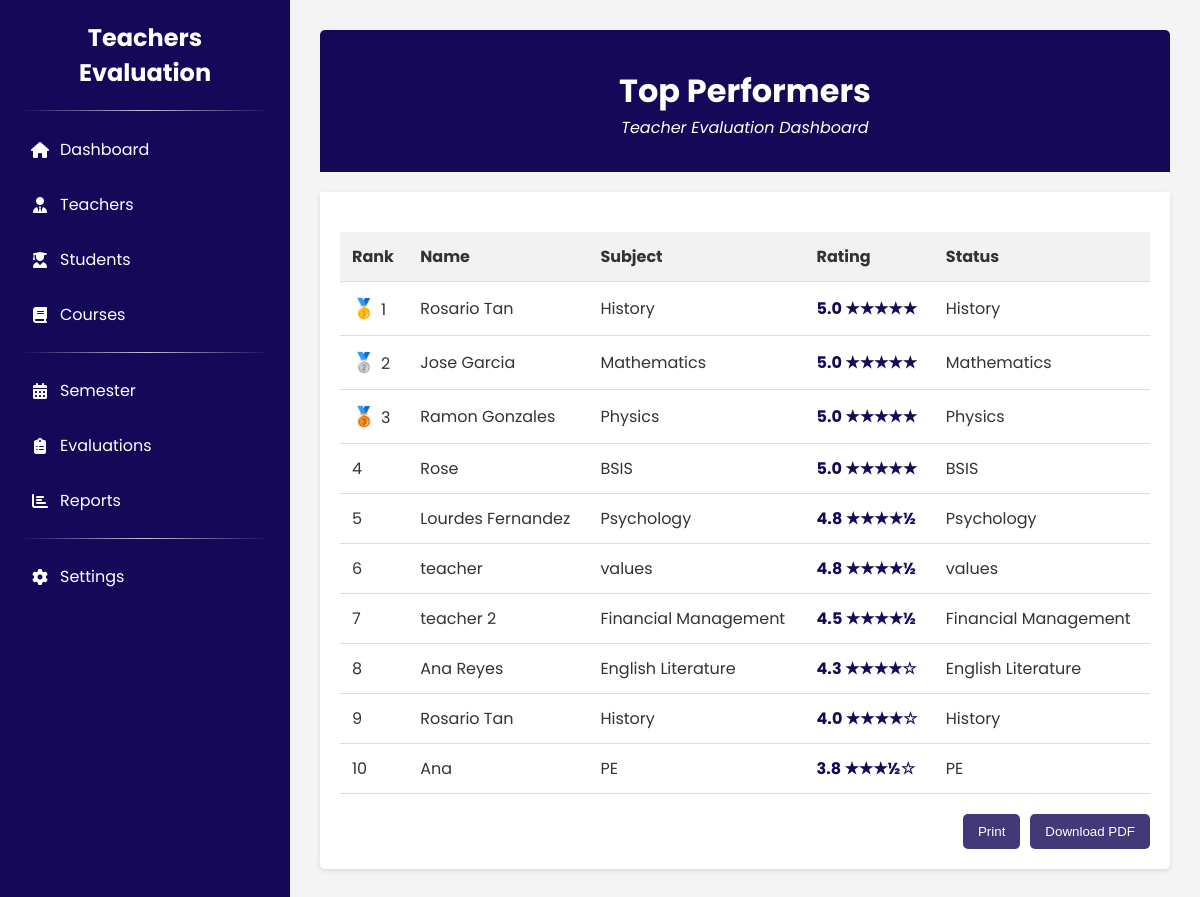
The page /admin/evaluation_top_ratings.php on the database its author committed.
### tables this page shows
CREATE TABLE `teachers` (
  `id` int(11) NOT NULL,
  `name` varchar(100) NOT NULL,
  `subject` varchar(50) NOT NULL,
  `username` varchar(100) NOT NULL,
  `password` varchar(100) NOT NULL,
  `role` varchar(100) NOT NULL,
  `rating` decimal(3,1) NOT NULL
);

### admin/evaluation_top_ratings.php (the view, shortened to what this page needs)
<?php
include '../connection/conn.php';
$query = "SELECT id, name, subject, rating FROM teachers ORDER BY rating DESC";
$result = $conn->query($query);
$top_teachers = [];
while ($row = $result->fetch_assoc()) {
    $top_teachers[] = $row;
}
function renderStars($rating) {
    $fullStars = floor($rating);
    $halfStar = $rating - $fullStars >= 0.5;
    $emptyStars = 5 - $fullStars - ($halfStar ? 1 : 0);
    $stars = str_repeat("★", $fullStars);
    $stars .= $halfStar ? "½" : "";
    $stars .= str_repeat("☆", $emptyStars);
    return $stars;
}
function getMedalEmoji($rank) {
    if ($rank === 1) return '<span class="medal gold">🥇</span>';
    if ($rank === 2) return '<span class="medal silver">🥈</span>';
    if ($rank === 3) return '<span class="medal bronze">🥉</span>';
    return '';
}
?>
<!DOCTYPE html>
<html lang="en">
<head>
    <link rel="stylesheet" href="https://cdnjs.cloudflare.com/ajax/libs/font-awesome/6.4.0/css/all.min.css">
</head>
<body>
    <div class="container">
        <div class="sidebar">
            <div class="logo">Teachers Evaluation</div>
            <hr class="sidebar-divider">
            <ul class="nav-menu">
                <li class="nav-item">
                    <a href="maindashboard.php" class="nav-link">
                        <i class="fas fa-home"></i>
                        <span>Dashboard</span>
                    </a>
                </li>
                <li class="nav-item">
                    <a href="teachers.php" class="nav-link">
                        <i class="fas fa-user-tie"></i>
                        <span>Teachers</span>
                    </a>
                </li>
                <li class="nav-item">
                    <a href="student.php" class="nav-link">
                        <i class="fas fa-user-graduate"></i>
                        <span>Students</span>
                    </a>
                </li>
                <li class="nav-item">
                    <a href="courses.php" class="nav-link">
                        <i class="fas fa-book"></i>
                        <span>Courses</span>
                    </a>
                </li>
                <hr class="sidebar-divider">
                <li class="nav-item">
                    <a href="semester.php" class="nav-link">
                        <i class="fas fa-calendar-alt"></i>
                        <span>Semester</span>
                    </a>
                </li>
                <li class="nav-item">
                    <a href="evaluation_top_ratings.php" class="nav-link">
                        <i class="fas fa-clipboard-list"></i>
                        <span>Evaluations</span>
                    </a>
                </li>
                <li class="nav-item">
                    <a href="report.php" class="nav-link">
                        <i class="fas fa-chart-bar"></i>
                        <span>Reports</span>
                    </a>
                </li>
                <hr class="sidebar-divider">
                <li class="nav-item">
                    <a href="settings.php" class="nav-link">
                        <i class="fas fa-cog"></i>
                        <span>Settings</span>
                    </a>
                </li>
            </ul>
        </div>
        <div class="main-content">
            <header>
                <h1>Top Performers</h1>
                <p class="subtitle">Teacher Evaluation Dashboard</p>
            </header>
            <div class="evaluation-card">
                <table id="teacherTable">
                    <thead>
                        <tr>
                            <th>Rank</th>
                            <th>Name</th>
                            <th>Subject</th>
                            <th>Rating</th>
                            <th>Status</th>
                        </tr>
                    </thead>
                    <tbody>
                        <?php
                        foreach ($top_teachers as $index => $teacher) {
                            $rank = $index + 1;
                            echo "<tr>";
                            echo "<td>" . getMedalEmoji($rank) . $rank . "</td>";
                            echo "<td>" . htmlspecialchars($teacher['name']) . "</td>";
                            echo "<td>" . htmlspecialchars($teacher['subject']) . "</td>";
                            echo "<td class='rating'>" . number_format($teacher['rating'], 1) . " " . renderStars($teacher['rating']) . "</td>";
                            echo "<td>" . htmlspecialchars($teacher['subject']) . "</td>";
                            echo "</tr>";
                        }
                        ?>
                    </tbody>
                </table>
                <div class="action-buttons">
                    <button onclick="window.print()" class="btn">Print</button>
                    <form method="post" style="display: inline;">
                        <button type="submit" name="download_pdf" class="btn">Download PDF</button>
                    </form>
                </div>
            </div>
        </div>
    </div>
</body>
</html>

### admin/evaluation_top_ratings.php (style rules this page uses)
:root { --primary-color: #160859; --secondary-color: #433878; --background-color: #f4f4f4; --text-color: #333; --accent-color: #e74c3c; }
body { font-family: 'Poppins', sans-serif; color: var(--text-color); margin: 0; padding: 0; background-color: var(--background-color); }
.container { display: flex; min-height: 100vh; }
.sidebar { width: 250px; background-color: var(--primary-color); color: white; padding: 20px; overflow-y: auto; }
.main-content { flex: 1; padding: 30px; overflow-y: auto; }
header { background-color: var(--primary-color); color: white; text-align: center; padding: 1rem; border-radius: 5px 5px 0 0; }
h1 { margin-bottom: 0; }
.subtitle { font-style: italic; margin-top: 0; }
.evaluation-card { background-color: white; padding: 20px; border-radius: 0 0 5px 5px; box-shadow: 0 2px 5px rgba(0,0,0,0.1); margin-top: 20px; }
table { width: 100%; border-collapse: collapse; margin-top: 20px; }
th, td { padding: 12px; text-align: left; border-bottom: 1px solid #ddd; }
th { background-color: #f2f2f2; font-weight: bold; }
.rating { font-weight: bold; color: var(--primary-color); }
.medal { font-size: 1.2em; margin-right: 5px; }
.gold { color: gold; animation: shine 2s infinite; }
.silver { color: silver; }
.bronze { color: #cd7f32; }
.logo { font-size: 1.5rem; font-weight: bold; margin-bottom: 20px; text-align: center; }
.sidebar-divider { border: 0; height: 1px; background-image: linear-gradient(to right, rgba(255, 255, 255, 0), rgba(255, 255, 255, 0.75), rgba(255, 255, 255, 0)); margin: 15px 0; }
.nav-menu { list-style-type: none; padding: 0; }
.nav-item { margin-bottom: 10px; }
.nav-link { display: flex; align-items: center; color: white; text-decoration: none; padding: 10px; border-radius: 5px; transition: background-color 0.3s; }
.nav-link i { margin-right: 10px; width: 20px; text-align: center; }
.btn { display: inline-block; background-color: var(--secondary-color); color: #fff; padding: 10px 15px; text-decoration: none; border-radius: 5px; transition: background-color 0.3s; border: none; cursor: pointer; }
.action-buttons { display: flex; justify-content: flex-end; gap: 10px; margin-top: 20px; }

### rows shown on the page
teachers: rank "1", name "Rosario Tan", subject "History", rating "5.0", rating "★★★★★"
teachers: rank "2", name "Jose Garcia", subject "Mathematics", rating "5.0", rating "★★★★★"
teachers: rank "3", name "Ramon Gonzales", subject "Physics", rating "5.0", rating "★★★★★"
teachers: rank "4", name "Rose", subject "BSIS", rating "5.0", rating "★★★★★"
teachers: rank "5", name "Lourdes Fernandez", subject "Psychology", rating "4.8", rating "★★★★½"
teachers: rank "6", name "teacher", subject "values", rating "4.8", rating "★★★★½"
teachers: rank "7", name "teacher 2", subject "Financial Management", rating "4.5", rating "★★★★½"
teachers: rank "8", name "Ana Reyes", subject "English Literature", rating "4.3", rating "★★★★☆"
teachers: rank "9", name "Rosario Tan", subject "History", rating "4.0", rating "★★★★☆"
teachers: rank "10", name "Ana", subject "PE", rating "3.8", rating "★★★½☆"
